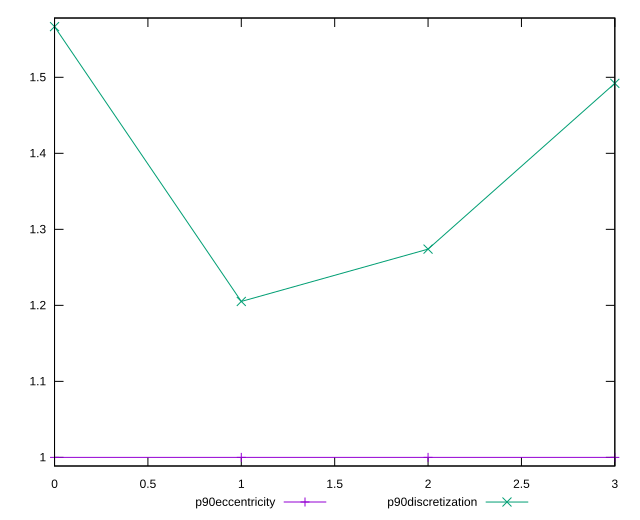

This figure's gnuplot source:
reset

$p90Eccentricity <<EOF
0 0.9999999999999991
1 0.9999999999999999
2 1.0000000000000002
3 0.9999999999999992
EOF

$p90Discretization <<EOF
0 1.5666666666666667
1 1.205128205128205
2 1.273972602739726
3 1.492063492063492
EOF

set key outside below
set xrange [0:3]
set yrange [0.9886666666666658:1.578]
set trange [0.9886666666666658:1.578]
set terminal svg size 640, 520 enhanced background rgb 'white'
set output "reports/report_00027_2021-02-24T12-40-31.850Z/total-byte-weight/progression/eccentricity.svg"

plot $p90Eccentricity title "p90eccentricity" with linespoints, \
     $p90Discretization title "p90discretization" with linespoints

reset
